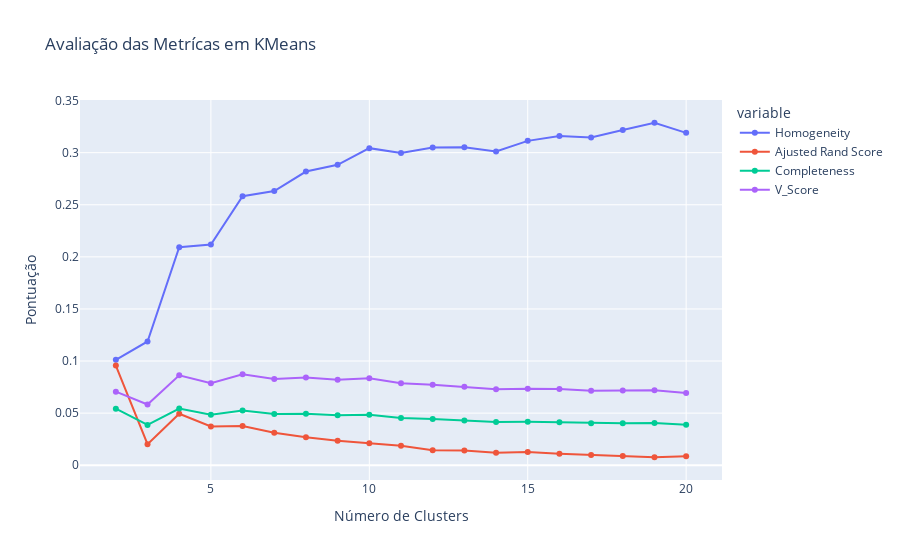

Here is the notebook cell this chart was saved with:
### Markdown cell above
* Comparando métricas de desempenho KMeans:

### Code cell
graph = px.line(df_kmeans, x=range(2,21), y=['Homogeneity', 'Ajusted Rand Score', 'Completeness', 'V_Score'], markers=True, labels={
                     "x": "Número de Clusters",
                     "value": "Pontuação"
                 },
                title="Avaliação das Metrícas em KMeans")
graph.write_image('./graphs/metricas_kmeans.png')
graph.show()

### Figure 1 — Plotly figure (JSON) as saved in the notebook; plotly's stock layout.template omitted (floating-point values rounded to 4 significant figures)
{"data": [{"hovertemplate": "variable=Homogeneity<br>Número de Clusters=%{x}<br>Pontuação=%{y}<extra></extra>", "legendgroup": "Homogeneity", "line": {"color": "#636efa", "dash": "solid"}, "marker": {"symbol": "circle"}, "mode": "markers+lines", "name": "Homogeneity", "orientation": "v", "showlegend": true, "type": "scatter", "x": [2, 3, 4, 5, 6, 7, 8, 9, 10, 11, 12, 13, 14, 15, 16, 17, 18, 19, 20], "xaxis": "x", "y": [0.1012, 0.1188, 0.2093, 0.2117, 0.2583, 0.2632, 0.2819, 0.2883, 0.3043, 0.2997, 0.305, 0.3051, 0.3011, 0.3113, 0.316, 0.3146, 0.3218, 0.3287, 0.319], "yaxis": "y"}, {"hovertemplate": "variable=Ajusted Rand Score<br>Número de Clusters=%{x}<br>Pontuação=%{y}<extra></extra>", "legendgroup": "Ajusted Rand Score", "line": {"color": "#EF553B", "dash": "solid"}, "marker": {"symbol": "circle"}, "mode": "markers+lines", "name": "Ajusted Rand Score", "orientation": "v", "showlegend": true, "type": "scatter", "x": [2, 3, 4, 5, 6, 7, 8, 9, 10, 11, 12, 13, 14, 15, 16, 17, 18, 19, 20], "xaxis": "x", "y": [0.09566, 0.02023, 0.04939, 0.03727, 0.0377, 0.03127, 0.02692, 0.02343, 0.02099, 0.01875, 0.01447, 0.01422, 0.01193, 0.01267, 0.01097, 0.009803, 0.008838, 0.007654, 0.008527], "yaxis": "y"}, {"hovertemplate": "variable=Completeness<br>Número de Clusters=%{x}<br>Pontuação=%{y}<extra></extra>", "legendgroup": "Completeness", "line": {"color": "#00cc96", "dash": "solid"}, "marker": {"symbol": "circle"}, "mode": "markers+lines", "name": "Completeness", "orientation": "v", "showlegend": true, "type": "scatter", "x": [2, 3, 4, 5, 6, 7, 8, 9, 10, 11, 12, 13, 14, 15, 16, 17, 18, 19, 20], "xaxis": "x", "y": [0.05424, 0.03862, 0.05435, 0.04839, 0.05253, 0.04918, 0.04949, 0.04788, 0.04836, 0.04536, 0.04429, 0.04296, 0.04152, 0.04167, 0.0413, 0.04036, 0.04039, 0.04047, 0.03894], "yaxis": "y"}, {"hovertemplate": "variable=V_Score<br>Número de Clusters=%{x}<br>Pontuação=%{y}<extra></extra>", "legendgroup": "V_Score", "line": {"color": "#ab63fa", "dash": "solid"}, "marker": {"symbol": "circle"}, "mode": "markers+lines", "name": "V_Score", "orientation": "v", "showlegend": true, "type": "scatter", "x": [2, 3, 4, 5, 6, 7, 8, 9, 10, 11, 12, 13, 14, 15, 16, 17, 18, 19, 20], "xaxis": "x", "y": [0.07063, 0.0583, 0.08629, 0.07878, 0.08731, 0.08288, 0.0842, 0.08212, 0.08346, 0.07879, 0.07735, 0.07532, 0.07298, 0.0735, 0.07306, 0.07155, 0.07177, 0.07207, 0.0694], "yaxis": "y"}], "layout": {"legend": {"title": {"text": "variable"}, "tracegroupgap": 0}, "title": {"text": "Avaliação das Metrícas em KMeans"}, "xaxis": {"anchor": "y", "domain": [0, 1], "title": {"text": "Número de Clusters"}}, "yaxis": {"anchor": "x", "domain": [0, 1], "title": {"text": "Pontuação"}}}}
